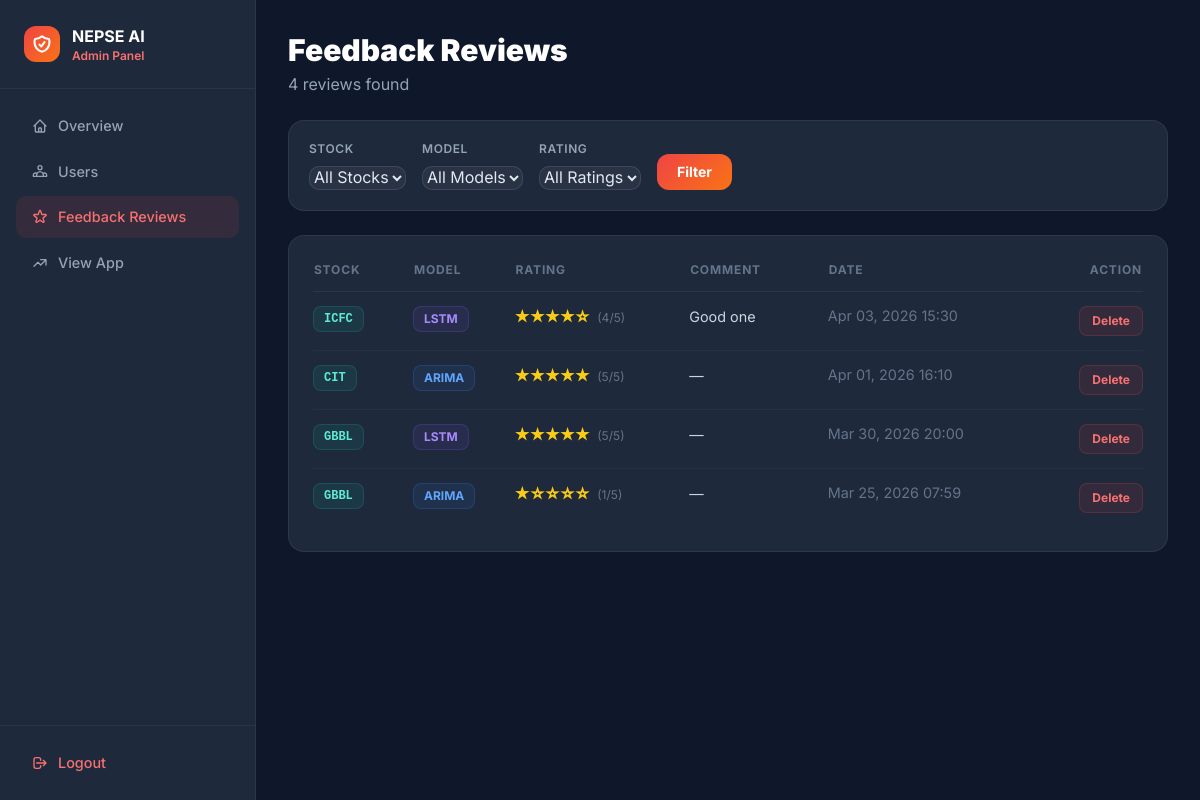
The app's page /admin-panel/feedback/ (signed in), older data.
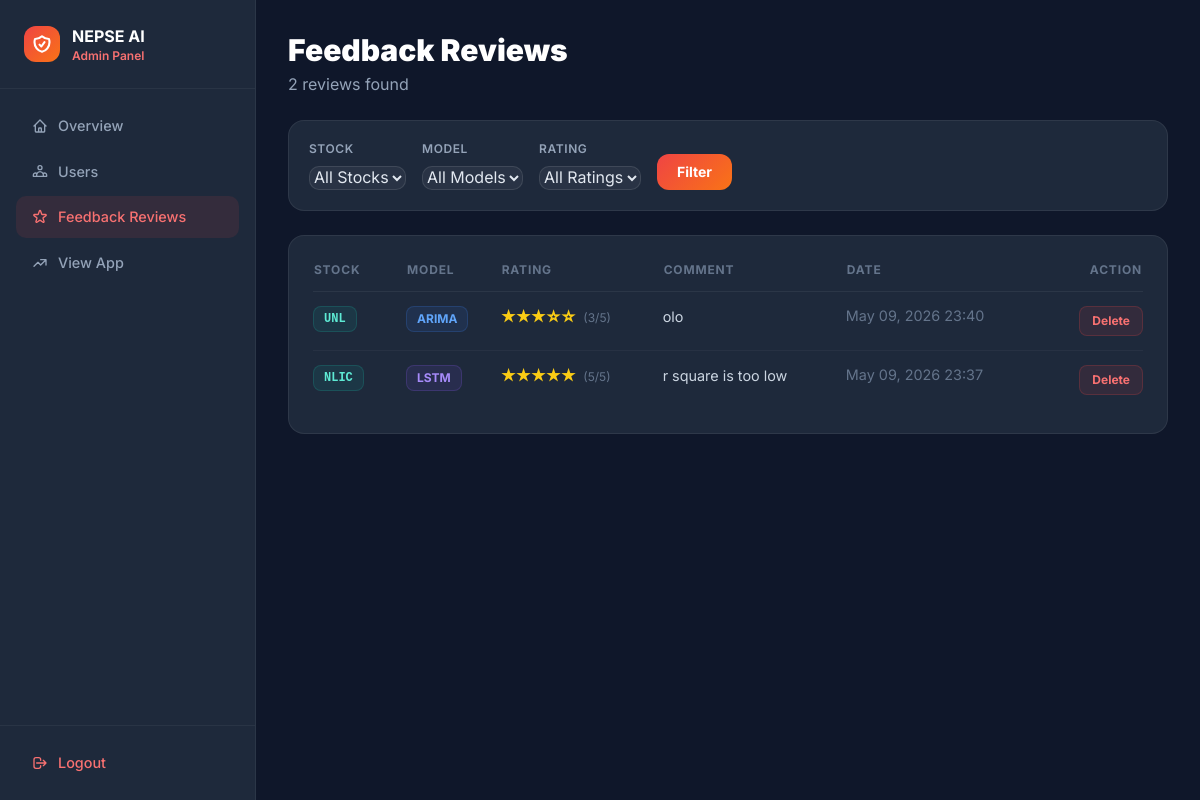
The same page, newer data.
### predictor/models.py (models this page shows, shortened)
class Feedback(models.Model):
    stock = models.CharField(max_length=10)
    model = models.CharField(max_length=10)
    rating = models.IntegerField()
    comment = models.TextField()
    created_at = models.DateTimeField(auto_now_add=True)

### predictor/views.py (the view)
# urls.py: path('admin-panel/feedback/', admin_feedback_view, name='admin_feedback'),
@_admin_required
def admin_feedback_view(request):
    if request.method == "POST":
        fid = request.POST.get("delete_feedback_id")
        if fid:
            Feedback.objects.filter(id=fid).delete()
        return redirect('/admin-panel/feedback/')
    filter_stock = request.GET.get("stock", "")
    filter_model = request.GET.get("model", "")
    filter_rating = request.GET.get("rating", "")
    feedbacks = Feedback.objects.all().order_by('-created_at')
    if filter_stock:
        feedbacks = feedbacks.filter(stock=filter_stock)
    if filter_model:
        feedbacks = feedbacks.filter(model=filter_model)
    if filter_rating:
        feedbacks = feedbacks.filter(rating=filter_rating)
    return render(request, "predictor/admin_feedback.html", {
        "feedbacks":      feedbacks,
        "filter_stock":   filter_stock,
        "filter_model":   filter_model,
        "filter_rating":  filter_rating,
        "stocks":         STOCKS,
    })

### predictor/views.py (called while the page is built)
def _admin_required(view_func):
    from functools import wraps
    @wraps(view_func)
    def wrapper(request, *args, **kwargs):
        if not request.user.is_authenticated or not request.user.is_superuser:
            return redirect('/admin-login/')
        return view_func(request, *args, **kwargs)
    return wrapper

### predictor/templates/predictor/admin_feedback.html (shortened to what this page needs)
<!DOCTYPE html>
<html lang="en">
<head>
    <script src="https://cdn.tailwindcss.com"></script>
</head>
<body class="min-h-screen flex">
<aside class="sidebar w-64 min-h-screen flex flex-col fixed top-0 left-0 z-40">
    <div class="p-6 border-b border-white/5">
        <div class="flex items-center gap-3">
            <div class="w-9 h-9 rounded-xl flex items-center justify-center"
                 style="background:linear-gradient(135deg,#ef4444,#f97316);">
            </div>
            <div>
                <div class="text-white font-bold text-base">NEPSE AI</div>
                <div class="text-red-400 text-xs font-semibold">Admin Panel</div>
            </div>
        </div>
    </div>
    <nav class="flex-1 p-4 space-y-1">
        <a href="/admin-panel/" class="nav-item">
            <svg class="w-4 h-4" fill="none" stroke="currentColor" viewBox="0 0 24 24" stroke-width="2"><path stroke-linecap="round" stroke-linejoin="round" d="M3 12l2-2m0 0l7-7 7 7M5 10v10a1 1 0 001 1h3m10-11l2 2m-2-2v10a1 1 0 01-1 1h-3m-6 0a1 1 0 001-1v-4a1 1 0 011-1h2a1 1 0 011 1v4a1 1 0 001 1m-6 0h6"/></svg>
            Overview
        </a>
        <a href="/admin-panel/users/" class="nav-item">
            Users
        </a>
        <a href="/admin-panel/feedback/" class="nav-item active">
            Feedback Reviews
        </a>
        <a href="/dashboard/" class="nav-item">
            <svg class="w-4 h-4" fill="none" stroke="currentColor" viewBox="0 0 24 24" stroke-width="2"><path stroke-linecap="round" stroke-linejoin="round" d="M13 7h8m0 0v8m0-8l-8 8-4-4-6 6"/></svg>
            View App
        </a>
    </nav>
    <div class="p-4 border-t border-white/5">
        <a href="/admin-logout/" class="nav-item text-red-400 hover:bg-red-500/10">
            <svg class="w-4 h-4" fill="none" stroke="currentColor" viewBox="0 0 24 24" stroke-width="2"><path stroke-linecap="round" stroke-linejoin="round" d="M17 16l4-4m0 0l-4-4m4 4H7m6 4v1a3 3 0 01-3 3H6a3 3 0 01-3-3V7a3 3 0 013-3h4a3 3 0 013 3v1"/></svg>
            Logout
        </a>
    </div>
</aside>
<main class="ml-64 flex-1 p-8">
    <div class="mb-6">
        <h1 class="text-3xl font-black text-white mb-1">Feedback Reviews</h1>
        <p class="text-slate-400">{{ feedbacks.count }} review{{ feedbacks.count|pluralize }} found</p>
    </div>
    <form method="GET" class="card p-5 mb-6 flex flex-wrap items-end gap-4">
        <div>
            <label class="block text-slate-400 text-xs font-semibold uppercase tracking-wider mb-2">Stock</label>
            <select name="stock">
                <option value="">All Stocks</option>
            </select>
        </div>
        <div>
            <label class="block text-slate-400 text-xs font-semibold uppercase tracking-wider mb-2">Model</label>
            <select name="model">
                <option value="">All Models</option>
            </select>
        </div>
        <div>
            <label class="block text-slate-400 text-xs font-semibold uppercase tracking-wider mb-2">Rating</label>
            <select name="rating">
                <option value="">All Ratings</option>
            </select>
        </div>
        <button type="submit"
            class="px-5 py-2 rounded-xl text-sm font-bold text-white"
            style="background:linear-gradient(135deg,#ef4444,#f97316);">
            Filter
        </button>
    </form>
    <div class="card p-6">
        <div class="overflow-x-auto">
            <table class="w-full tbl">
                <thead>
                    <tr>
                        <th class="text-left pr-4">Stock</th>
                        <th class="text-left pr-4">Model</th>
                        <th class="text-left pr-4">Rating</th>
                        <th class="text-left pr-4">Comment</th>
                        <th class="text-left pr-4">Date</th>
                        <th class="text-right">Action</th>
                    </tr>
                </thead>
                <tbody>
                    {% for fb in feedbacks %}
                    <tr>
                        <td class="pr-4">
                            <span class="inline-block px-2.5 py-1 bg-teal-500/10 border border-teal-500/20 rounded-lg text-teal-300 font-mono font-bold text-xs">{{ fb.stock }}</span>
                        </td>
                        <td class="pr-4">
                            <span class="inline-block px-2.5 py-1 rounded-lg text-xs font-bold
                                {% if fb.model == 'arima' %}bg-blue-500/10 border border-blue-500/20 text-blue-400
                                {% elif fb.model == 'lstm' %}bg-violet-500/10 border border-violet-500/20 text-violet-400
                                {% else %}bg-emerald-500/10 border border-emerald-500/20 text-emerald-400{% endif %}">
                                {{ fb.model|upper }}
                            </span>
                        </td>
                        <td class="pr-4">
                            <span class="text-yellow-400 font-bold">
                                {% for i in "12345" %}{% if forloop.counter <= fb.rating %}★{% else %}☆{% endif %}{% endfor %}
                            </span>
                            <span class="text-slate-500 text-xs ml-1">({{ fb.rating }}/5)</span>
                        </td>
                        <td class="pr-4 text-slate-300 max-w-xs">
                            {{ fb.comment|default:"—"|truncatechars:80 }}
                        </td>
                        <td class="pr-4 text-slate-500 text-sm whitespace-nowrap">{{ fb.created_at|date:"M d, Y H:i" }}</td>
                        <td class="text-right">
                            <form method="POST" onsubmit="return confirm('Delete this feedback?')">
                                <button type="submit"
                                    class="px-3 py-1.5 bg-red-500/10 border border-red-500/20 rounded-lg text-red-400 text-xs font-bold hover:bg-red-500/20 transition-colors">
                                    Delete
                                </button>
                            </form>
                        </td>
                    </tr>
                    {% empty %}
                    <tr>
                        <td colspan="6" class="text-center text-slate-500 py-12">No feedback found.</td>
                    </tr>
                    {% endfor %}
                </tbody>
            </table>
        </div>
    </div>
</main>
</body>
</html>

### predictor/templates/predictor/admin_feedback.html (style rules this page uses)
* { font-family: 'Inter', sans-serif; }
body { background: #0f172a; color: #e2e8f0; }
.sidebar { background: #1e293b; border-right: 1px solid rgba(255,255,255,0.06); }
.card { background: #1e293b; border: 1px solid rgba(255,255,255,0.07); border-radius: 16px; }
.nav-item { display:flex; align-items:center; gap:10px; padding:10px 16px; border-radius:10px; color:#94a3b8; font-size:0.9rem; font-weight:500; transition:all 0.2s; text-decoration:none; }
.nav-item:hover, .nav-item.active { background:rgba(239,68,68,0.1); color:#f87171; }
.tbl th { color:#64748b; font-size:0.75rem; font-weight:700; text-transform:uppercase; letter-spacing:0.07em; padding-bottom:12px; border-bottom:1px solid rgba(255,255,255,0.06); }
.tbl td { padding:14px 0; border-bottom:1px solid rgba(255,255,255,0.04); font-size:0.9rem; vertical-align:top; }
.tbl tr:last-child td { border-bottom:none; }
select, input { background:rgba(255,255,255,0.05) !important; border:1px solid rgba(255,255,255,0.1) !important; color:#e2e8f0 !important; border-radius:10px; padding:8px 14px; font-size:0.875rem; }
select option { background:#1e293b; }

Row changes from the older to the newer data that the page shows:
removed Feedback: stock "ICFC", model "LSTM", rating "4", comment "Good one", created_at "Apr 03, 2026 15:30"
removed Feedback: stock "CIT", model "ARIMA", rating "5", comment "—", created_at "Apr 01, 2026 16:10"
removed Feedback: stock "GBBL", model "LSTM", rating "5", comment "—", created_at "Mar 30, 2026 20:00"
removed Feedback: stock "GBBL", model "ARIMA", rating "1", comment "—", created_at "Mar 25, 2026 07:59"
added Feedback: stock "UNL", model "ARIMA", rating "3", comment "olo", created_at "May 09, 2026 23:40"
added Feedback: stock "NLIC", model "LSTM", rating "5", comment "r square is too low", created_at "May 09, 2026 23:37"
Text that changed along with them:
{{ feedbacks.count }}: "4" → "2"
